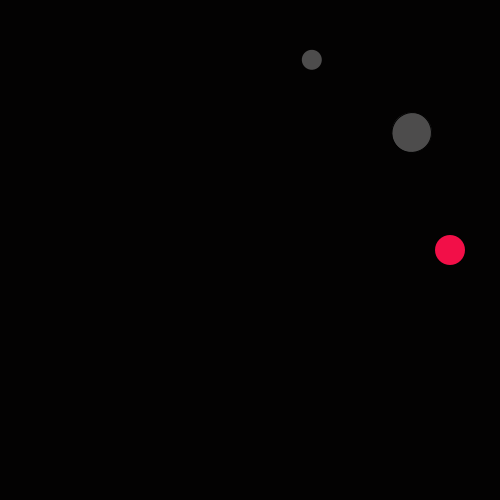
Frame 1 (no input)
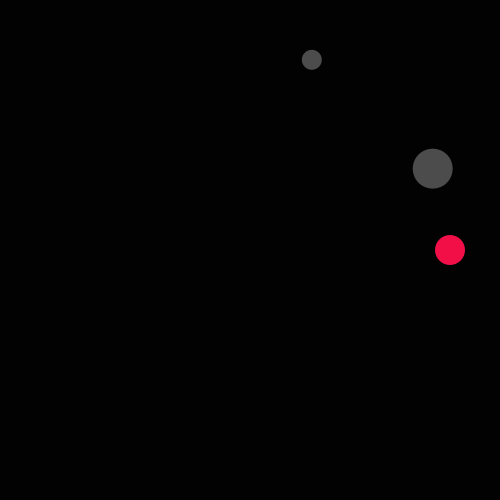
Frame 60 (the mouse pressed at the canvas centre just before this capture)
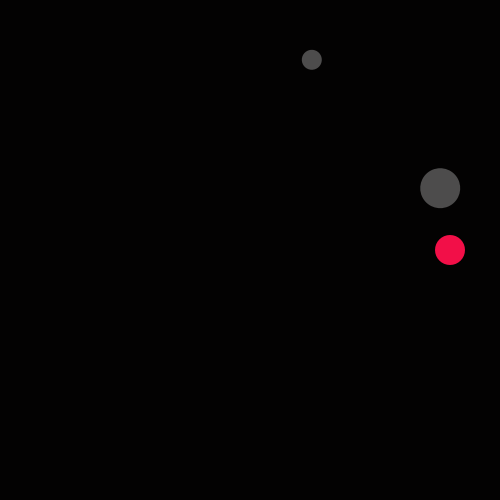
Frame 120 (the mouse held since frame 60 and released just before this capture)

The Processing sketch that drew these frames (run headless with seeded random() and noise(); from frame 60 on, the mouse is pressed at the canvas centre):

// Processing sketch: processing_121470
// ── processing_121470.pde

void setup(){
size(500,500);
}
 
void draw(){
  background(#030202);
  translate(width/2, height/2);
   
  float sec = map(second(), 0,60,0,360);
  println(sec);
  pushMatrix();
  rotate(radians(sec)); // Um sec rotieren
  translate(0, -200); // Um Radians verschieben
  fill(#4D4C4C);
  ellipse(0, 0, 40, 40);
  popMatrix();
   
  float min = map(minute(), 0,60,0,360);
  println(min);
  pushMatrix();
  rotate(radians(min));
  translate(0,-200);
  fill(#F20F48);
  noStroke();
  ellipse(0, 0, 30, 30);
  popMatrix();
   
  float h = map(hour(),0,60,0,360);
  println(h);
  pushMatrix();
  rotate(radians(h));
  translate(0,-200);
  fill(#4D4C4C);
  ellipse(0, 0,20, 20);
  popMatrix();
   
 
   
   

}
